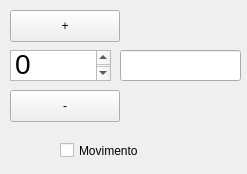
<?xml version="1.0" encoding="UTF-8"?>
<ui version="4.0">
 <class>Calibrcao</class>
 <widget class="QWidget" name="Calibrcao">
  <property name="geometry">
   <rect>
    <x>0</x>
    <y>0</y>
    <width>247</width>
    <height>174</height>
   </rect>
  </property>
  <property name="windowTitle">
   <string>Form</string>
  </property>
  <widget class="QTextEdit" name="textEdit_threshold">
   <property name="geometry">
    <rect>
     <x>10</x>
     <y>50</y>
     <width>101</width>
     <height>31</height>
    </rect>
   </property>
   <property name="font">
    <font>
     <pointsize>22</pointsize>
    </font>
   </property>
   <property name="html">
    <string>&lt;!DOCTYPE HTML PUBLIC &quot;-//W3C//DTD HTML 4.0//EN&quot; &quot;http://www.w3.org/TR/REC-html40/strict.dtd&quot;&gt;
&lt;html&gt;&lt;head&gt;&lt;meta name=&quot;qrichtext&quot; content=&quot;1&quot; /&gt;&lt;style type=&quot;text/css&quot;&gt;
p, li { white-space: pre-wrap; }
&lt;/style&gt;&lt;/head&gt;&lt;body style=&quot; font-family:'.SF NS Text'; font-size:22pt; font-weight:400; font-style:normal;&quot;&gt;
&lt;p style=&quot; margin-top:0px; margin-bottom:0px; margin-left:0px; margin-right:0px; -qt-block-indent:0; text-indent:0px;&quot;&gt;&lt;span style=&quot; font-size:21pt;&quot;&gt;0&lt;/span&gt;&lt;/p&gt;&lt;/body&gt;&lt;/html&gt;</string>
   </property>
  </widget>
  <widget class="QPushButton" name="pushButton_more">
   <property name="geometry">
    <rect>
     <x>10</x>
     <y>10</y>
     <width>110</width>
     <height>32</height>
    </rect>
   </property>
   <property name="text">
    <string>+</string>
   </property>
  </widget>
  <widget class="QPushButton" name="pushButton_less">
   <property name="geometry">
    <rect>
     <x>10</x>
     <y>90</y>
     <width>110</width>
     <height>32</height>
    </rect>
   </property>
   <property name="text">
    <string>-</string>
   </property>
  </widget>
  <widget class="QCheckBox" name="checkBox">
   <property name="geometry">
    <rect>
     <x>60</x>
     <y>130</y>
     <width>143</width>
     <height>41</height>
    </rect>
   </property>
   <property name="sizePolicy">
    <sizepolicy hsizetype="Minimum" vsizetype="Fixed">
     <horstretch>6</horstretch>
     <verstretch>6</verstretch>
    </sizepolicy>
   </property>
   <property name="text">
    <string>Movimento</string>
   </property>
  </widget>
  <widget class="QLineEdit" name="lineEdit">
   <property name="geometry">
    <rect>
     <x>120</x>
     <y>50</y>
     <width>121</width>
     <height>31</height>
    </rect>
   </property>
   <property name="font">
    <font>
     <pointsize>22</pointsize>
    </font>
   </property>
  </widget>
 </widget>
 <resources/>
 <connections/>
</ui>
